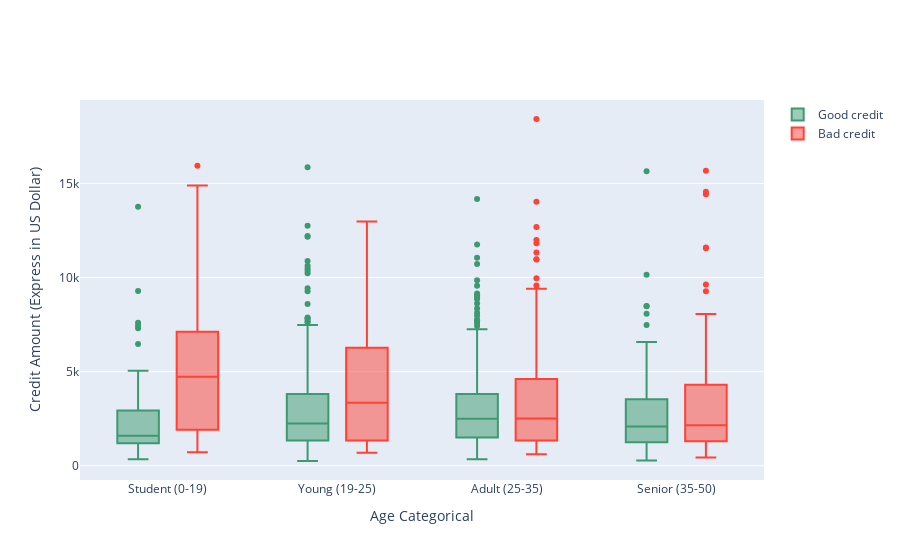

The code cell stored with this chart in its notebook:
### Markdown cell above
## Creating a categorical variable to handle with the Age variable

### Code cell
#Let's look the Credit Amount column
interval = (19, 25, 35, 50, 70)

cats = ['Senior (35-50)', 'Adult (25-35)', 'Young (19-25)', 'Student (0-19)']
df_credit["Age_cat"] = pd.cut(df_credit.Age, interval, labels=cats) #age_categories


df_good = df_credit[df_credit["good_bad"] == 'Good']
df_bad = df_credit[df_credit["good_bad"] == 'Bad']

###################################################################################################################


trace0 = go.Box(
    y=df_good["Credit_amount"],
    x=df_good["Age_cat"],
    name='Good credit',
    marker=dict(
        color='#3D9970'
    )
)

trace1 = go.Box(
    y=df_bad['Credit_amount'],
    x=df_bad['Age_cat'],
    name='Bad credit',
    marker=dict(
        color='#FF4136'
    )
)
    
data = [trace0, trace1]

layout = go.Layout(
    yaxis=dict(
        title='Credit Amount (Express in US Dollar)',
        zeroline=False
    ),
    xaxis=dict(
        title='Age Categorical'
    ),
    boxmode='group'
)
fig = go.Figure(data=data, layout=layout)

py.iplot(fig, filename='box-age-cat')

### Figure 1 — Plotly figure (JSON) as saved in the notebook; plotly's stock layout.template omitted (floating-point values rounded to 4 significant figures; data arrays with more than 128 entries replaced by an {"elided": "..."} marker saying what was removed)
{"data": [{"marker": {"color": "#3D9970"}, "name": "Good credit", "type": "box", "x": {"elided": "700 str values"}, "y": {"elided": "700 int values"}}, {"marker": {"color": "#FF4136"}, "name": "Bad credit", "type": "box", "x": {"elided": "300 str values"}, "y": {"elided": "300 int values"}}], "layout": {"boxmode": "group", "xaxis": {"title": {"text": "Age Categorical"}}, "yaxis": {"title": {"text": "Credit Amount (Express in US Dollar)"}, "zeroline": false}}}
